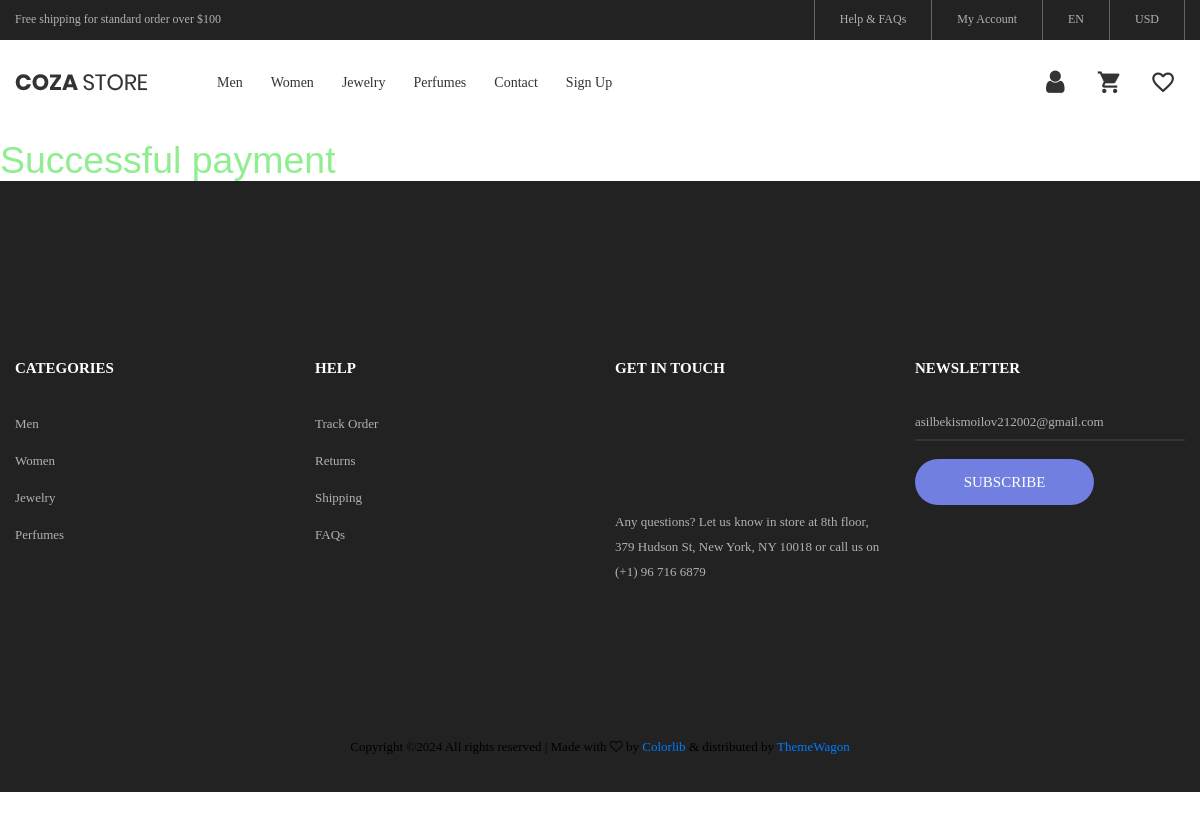
/success/, run on the app's committed database.
### shop/models.py (models this page shows, shortened)
class Category(models.Model):
    title = models.CharField(max_length=50, verbose_name='Category Name')
    slug = models.SlugField(unique=True)
    def get_absolute_url(self):
        return reverse('category',kwargs={'slug': self.slug})
    class Meta:
        verbose_name = 'Category'
        verbose_name_plural = 'Categories'

### shop/views.py (the view)
# urls.py: path("success/", success_payment, name="success"),
def success_payment(request):
    context = {
        "title":"Success Page"
    }
    return render(request, 'shop/success.html', context)

### shop/templatetags/shop_tags.py (called while the page is built)
@register.simple_tag()
def get_categories():
    return Category.objects.all()

### shop/templates/shop/success.html (shortened to what this page needs)
{% extends 'base.html' %}
{% block main %}
<div class="mt-5" style="color:lightgreen;">
<h1>Successful payment</h1>
</div>
{% endblock main %}

### templates/components/header.html (shortened to what this page needs)
{% load static %}
{% load shop_tags %}
<header>
    <div class="container-menu-desktop">
        <div class="top-bar">
            <div class="content-topbar flex-sb-m h-full container">
                <div class="left-top-bar">
                    Free shipping for standard order over $100
                </div>
                <div class="right-top-bar flex-w h-full">
                    <a href="#" class="flex-c-m trans-04 p-lr-25">
                        Help & FAQs
                    </a>
                    <a href="#" class="flex-c-m trans-04 p-lr-25">
                        My Account
                    </a>
                    <a href="#" class="flex-c-m trans-04 p-lr-25">
                        EN
                    </a>
                    <a href="#" class="flex-c-m trans-04 p-lr-25">
                        USD
                    </a>
                </div>
            </div>
        </div>
        <div class="wrap-menu-desktop">
            <nav class="limiter-menu-desktop container">
                <a href="{% url 'index' %}" class="logo">
                    <img src="{% static 'images/icons/logo-01.png' %}" alt="IMG-LOGO">
                </a>
                <div class="menu-desktop">
                    <ul class="main-menu">
                        {% get_categories as categories %}
                        {% for category in categories %}
                        <li>
                            <a href="{{category.get_absolute_url}}">{{category.title}}</a>
                        </li>
                        {% endfor %}
                        <li>
                            <a href="#">Contact</a>
                        </li>
                        {% if request.user.is_authenticated %}
                        <li>
                            <a href="{% url 'user_logout' %}">Logout</a>
                        </li>
                        {% else %}
                        <li>
                            <a href="{% url 'login_register' %}">Sign Up</a>
                        </li>
                        {% endif %}
                    </ul>
                </div>
                <div class="wrap-icon-header flex-w flex-r-m">
                    <a href="{% url 'login_register' %}"
                       class="dis-block icon-header-item cl2 hov-cl1 trans-04 p-l-22 p-r-11 icon-header">
                        <i class="fa fa-user"></i>
                    </a>
                    {% if request.user.is_authenticated %}
                    <a href="{% url 'cart' %}" class="icon-header-item cl2 hov-cl1 trans-04 p-l-22 p-r-11 icon-header-not js-show-cart">
                        <i class="zmdi zmdi-shopping-cart"></i>
                    </a>
                    {% else %}
                    <a href="{% url 'login_register' %}" class="icon-header-item cl2 hov-cl1 trans-04 p-l-22 p-r-11 icon-header-not js-show-cart">
                        <i class="zmdi zmdi-shopping-cart"></i>
                    </a>
                    {% endif %}
                    {% if request.user.is_authenticated %}
                    <a href="{% url 'likes' %}"
                       class="dis-block icon-header-item cl2 hov-cl1 trans-04 p-l-22 p-r-1 icon-header-not">
                        <i class="zmdi zmdi-favorite-outline"></i>
                    </a>
                    {% else %}
                    <a href="{% url 'login_register' %}"
                       class="dis-block icon-header-item cl2 hov-cl1 trans-04 p-l-22 p-r-11 icon-header-not">
                        <i class="zmdi zmdi-favorite-outline"></i>
                    </a>
                    {% endif %}
                </div>
            </nav>
        </div>
    </div>
            {% get_categories as categories %}
</header>

### templates/layout/footer.html (shortened to what this page needs)
{% load static %}
{% load shop_tags %}
	<footer class="bg3 p-t-75 p-b-32">
		<div class="container">
			<div class="row">
				<div class="col-sm-6 col-lg-3 p-b-50">
					<h4 class="stext-301 cl0 p-b-30">
						Categories
					</h4>
					<ul>
						{% get_categories as categories %}
						{% for category in categories %}
						<li class="p-b-10">
							<a href="{{category.get_absolute_url}}" class="stext-107 cl7 hov-cl1 trans-04">
								{{category.title}}
							</a>
						</li>
						{% endfor %}
					</ul>
				</div>
				<div class="col-sm-6 col-lg-3 p-b-50">
					<h4 class="stext-301 cl0 p-b-30">
						Help
					</h4>
					<ul>
						<li class="p-b-10">
							<a href="#" class="stext-107 cl7 hov-cl1 trans-04">
								Track Order
							</a>
						</li>
						<li class="p-b-10">
							<a href="#" class="stext-107 cl7 hov-cl1 trans-04">
								Returns
							</a>
						</li>
						<li class="p-b-10">
							<a href="#" class="stext-107 cl7 hov-cl1 trans-04">
								Shipping
							</a>
						</li>
						<li class="p-b-10">
							<a href="#" class="stext-107 cl7 hov-cl1 trans-04">
								FAQs
							</a>
						</li>
					</ul>
				</div>
				<div class="col-sm-6 col-lg-3 p-b-50">
					<h4 class="stext-301 cl0 p-b-30">
						GET IN TOUCH
					</h4>
					<p class="stext-107 cl7 size-201">
						Any questions? Let us know in store at 8th floor, 379 Hudson St, New York, NY 10018 or call us on (+1) 96 716 6879
					</p>
				</div>
				<div class="col-sm-6 col-lg-3 p-b-50">
					<h4 class="stext-301 cl0 p-b-30">
						Newsletter
					</h4>
					<form>
						<div class="wrap-input1 w-full p-b-4">
							<input class="input1 bg-none plh1 stext-107 cl7" type="text" name="email" placeholder="asilbekismoilov212002@gmail.com">
						</div>
						<div class="p-t-18">
							<button class="flex-c-m stext-101 cl0 size-103 bg1 bor1 hov-btn2 p-lr-15 trans-04">
								Subscribe
							</button>
						</div>
					</form>
				</div>
			</div>
				<p class="stext-107 cl6 txt-center">
Copyright &copy;<script>document.write(new Date().getFullYear());</script> All rights reserved | Made with <i class="fa fa-heart-o" aria-hidden="true"></i> by <a href="https://colorlib.com" target="_blank">Colorlib</a> &amp; distributed by <a href="https://themewagon.com" target="_blank">ThemeWagon</a>
				</p>
			</div>
	</footer>

### shop/static/css/main.css (style rules this page uses)
.container { max-width: 1380px; }
@media (max-width: 1600px) { .container { max-width: 1200px; } }
.container-menu-desktop { height: auto; width: 100%; position: relative; -webkit-transition: all 0.3s; -o-transition: all 0.3s; -moz-transition: all 0.3s; transition: all 0.3s; }
.top-bar { height: 40px; background-color: #222; }
.left-top-bar { font-family: Poppins-Regular; font-size: 12px; line-height: 1.8; color: #b2b2b2; }
.right-top-bar a { font-family: Poppins-Regular; font-size: 12px; line-height: 1.8; height: 100%; color: #b2b2b2; border-right: 1px solid rgba(255,255,255,0.3); }
.right-top-bar a:first-child { border-left: 1px solid rgba(255,255,255,0.3); }
.wrap-menu-desktop { position: fixed; z-index: 1100; background-color: transparent; width: 100%; height: 84px; top: 40px; left: 0px; -webkit-transition: height 0.3s, background-color 0.3s; -o-transition: height 0.3s, background-color 0.3s; -moz-transition: height 0.3s, background-color 0.3s; transition: height 0.3s, background-color 0.3s; }
.limiter-menu-desktop { height: 100%; display: -webkit-box; display: -webkit-flex; display: -moz-box; display: -ms-flexbox; display: flex; align-items: center; background-color: transparent; }
.logo { display: -webkit-box; display: -webkit-flex; display: -moz-box; display: -ms-flexbox; display: flex; align-items: center; height: 65%; margin-right: 55px; }
.logo img { max-width: 100%; max-height: 100%; }
.menu-desktop { display: -webkit-box; display: -webkit-flex; display: -moz-box; display: -ms-flexbox; display: flex; align-items: center; height: 100%; }
.main-menu { list-style-type: none; margin: 0; display: -webkit-box; display: -webkit-flex; display: -moz-box; display: -ms-flexbox; display: flex; align-items: center; }
.main-menu > li { display: block; position: relative; padding: 20px 10px 20px 0px; margin: 0px 4px 0px 14px; }
.main-menu > li > a { font-family: Poppins-Medium; font-size: 14px; color: #333; padding: 5px 0px; transition: all 0.4s; -webkit-transition: all 0.4s; -o-transition: all 0.4s; -moz-transition: all 0.4s; }
.wrap-icon-header { flex-grow: 1; }
.icon-header-item { position: relative; font-size: 26px; line-height: 1; cursor: pointer; }
.cl0 { color: #fff; }
.cl2 { color: #333; }
.cl6 { color: #000; }
.cl7 { color: #b2b2b2; }
.stext-101 { font-family: Poppins-Medium; font-size: 15px; line-height: 1.466667; text-transform: uppercase; }
.stext-107 { font-family: Poppins-Regular; font-size: 13px; line-height: 1.923; }
.stext-301 { font-family: Montserrat-Bold; font-size: 15px; line-height: 1.6; text-transform: uppercase; }
.size-103 { min-width: 179px; height: 46px; }
.size-201 { max-width: 270px; }
.bg-none { background-color: transparent; }
.bg1 { background-color: #717fe0; }
.bg3 { background-color: #222; }
.bor1 { border-radius: 23px; }
.wrap-input1 { position: relative; border-bottom: 2px solid rgba(204,204,204, 0.1); }
.input1 { background-color: transparent; width: 100%; }
body { font-family: 'Poppins', sans-serif; font-weight: 300; font-size: 15px; line-height: 1.7; color: #45455; background-color: #fff; overflow-x: hidden; }
a { cursor: pointer; transition: all 200ms linear; }
p { font-weight: 500; font-size: 14px; line-height: 1.7; }
h4 { font-weight: 600; }

### data on the page
Category: title "Men"
Category: title "Women"
Category: title "Jewelry"
Category: title "Perfumes"
